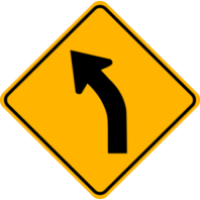
#> input picture left_turn.png, 200 x 200 px
$ jupyter execute --allow-errors Experiment.ipynb   (older library calls are emulated)
#> lines starting #> are read from the running program, lines starting #| are printed output that depends on the picture
### LaneLines.py
import cv2
import numpy as np
import matplotlib.image as mpimg

def hist(img):
    bottom_half = img[img.shape[0]//2:,:]
    return np.sum(bottom_half, axis=0)

class LaneLines:
    """ Class containing information about detected lane lines.

    Attributes:
        left_fit (np.array): Coefficients of a polynomial that fit left lane line
        right_fit (np.array): Coefficients of a polynomial that fit right lane line
        parameters (dict): Dictionary containing all parameters needed for the pipeline
        debug (boolean): Flag for debug/normal mode
    """
    def __init__(self):
        """Init Lanelines.

        Parameters:
            left_fit (np.array): Coefficients of polynomial that fit left lane
            right_fit (np.array): Coefficients of polynomial that fit right lane
            binary (np.array): binary image
        """
        self.left_fit = None
        self.right_fit = None
        self.binary = None
        self.nonzero = None
        self.nonzerox = None
        self.nonzeroy = None
        self.clear_visibility = True
        self.dir = []
        self.left_curve_img = mpimg.imread('left_turn.png')
        self.right_curve_img = mpimg.imread('right_turn.png')
        self.keep_straight_img = mpimg.imread('straight.png')
        self.left_curve_img = cv2.normalize(src=self.left_curve_img, dst=None, alpha=0, beta=255, norm_type=cv2.NORM_MINMAX, dtype=cv2.CV_8U)
        self.right_curve_img = cv2.normalize(src=self.right_curve_img, dst=None, alpha=0, beta=255, norm_type=cv2.NORM_MINMAX, dtype=cv2.CV_8U)
        self.keep_straight_img = cv2.normalize(src=self.keep_straight_img, dst=None, alpha=0, beta=255, norm_type=cv2.NORM_MINMAX, dtype=cv2.CV_8U)

        # HYPERPARAMETERS
        # Number of sliding windows
        self.nwindows = 9
        # Width of the the windows +/- margin
        self.margin = 100
        # Mininum number of pixels found to recenter window
        self.minpix = 50

    # [228 lines left out: functions forward, pixels_in_window, extract_features, find_lane_pixels, fit_poly, plot and 1 more, not called in this run]

### PerspectiveTransformation.py
import cv2
import numpy as np

class PerspectiveTransformation:
    """ This a class for transforming image between front view and top view

    Attributes:
        src (np.array): Coordinates of 4 source points
        dst (np.array): Coordinates of 4 destination points
        M (np.array): Matrix to transform image from front view to top view
        M_inv (np.array): Matrix to transform image from top view to front view
    """
    def __init__(self):
        """Init PerspectiveTransformation."""
        self.src = np.float32([(550, 460),     # top-left
                               (150, 720),     # bottom-left
                               (1200, 720),    # bottom-right
                               (770, 460)])    # top-right
        self.dst = np.float32([(100, 0),
                               (100, 720),
                               (1100, 720),
                               (1100, 0)])
        self.M = cv2.getPerspectiveTransform(self.src, self.dst)
        self.M_inv = cv2.getPerspectiveTransform(self.dst, self.src)

    # [25 lines left out: functions forward, backward, not called in this run]

### Experiment.ipynb
[cell 1]
import numpy as np
import matplotlib.pyplot as plt
import matplotlib.image as mpimg
import cv2
from IPython.display import HTML, Video
from moviepy.editor import VideoFileClip
from PerspectiveTransformation import *
from LaneLines import *

[cell 2]
images = []
#> (the rest of this cell did not finish here and is left out)

[cell 3]
images1 = []
#> images1 = []
#> (the rest of this cell did not finish here and is left out)

[cell 4]
images2 = []
#> images2 = []
#> (the rest of this cell did not finish here and is left out)

[cell 5]
# [11 lines left out: function plot, not called in this run]

#> (a cell that did not finish here is left out)

#> (a cell that did not finish here is left out)

[cell 8]
# [7 lines left out: function threshold_rel, not called in this run]

def threshold_abs(img, lo, hi):
    return np.uint8((img >= lo) & (img <= hi)) * 255

[cell 9]
# [23 lines left out: function test, not called in this run]

#> (a cell that did not finish here is left out)

#> (a cell that did not finish here is left out)

#> (a cell that did not finish here is left out)

#> (a cell that did not finish here is left out)

[cell 14]
lanelines = LaneLines()
#> in __init__, self.left_curve_img is the input picture: shape (200, 200, 4) float32; mean R, G, B, A 0.451, 0.319, 0.00182, 0.536
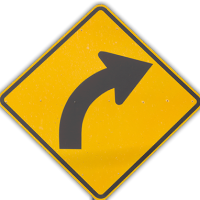
#> input picture right_turn.png, 200 x 200 px
#> in __init__, self.right_curve_img is the input picture: shape (200, 200, 4) float32; mean R, G, B, A 0.424, 0.327, 0.0492, 0.549
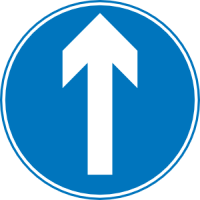
#> input picture straight.png, 200 x 200 px
#> in __init__, self.keep_straight_img is the input picture: shape (200, 200, 4) float32; mean R, G, B, A 0.188, 0.467, 0.639, 0.784
